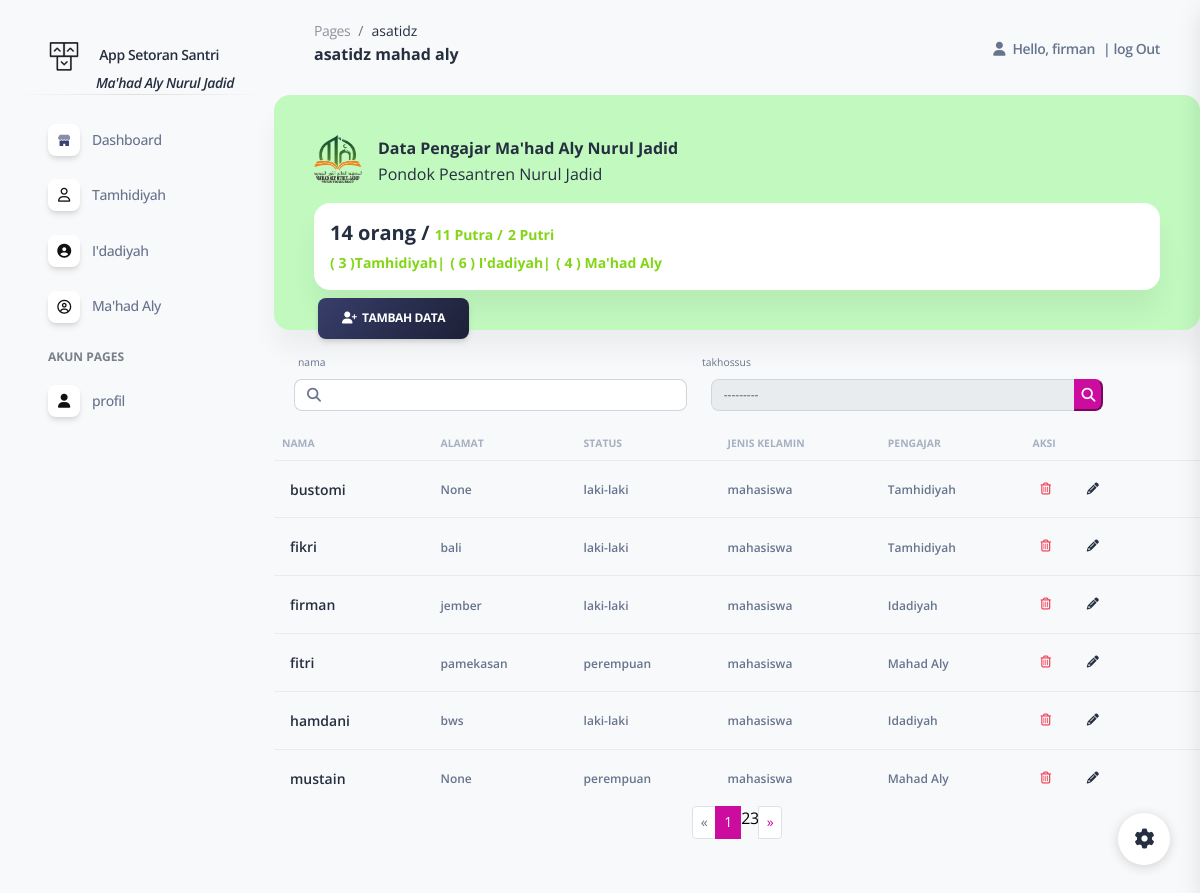
Screenshot of /asatidz (signed in) with the database file from the repository.
### appstor/models.py (models this page shows, shortened)
class Asatidz(models.Model):
    jenis={
        ('laki-laki','laki-laki'),
        ('perempuan','perempuan')
     }
    statusp={
        ('siswa','siswa'),
        ('mahasiswa','mahasiswa'),
        ('salaf','salaf')
     }
    marhalah={
        ('Tamhidiyah','Tamhidiyah'),
        ('Idadiyah','Idadiyah'),
        ('Mahad Aly','Mahad Aly'),
     }
    jns={
        ('nubzah','nubzah'),
        ('fathul qorib','fathul qorib'),
        ('fathul muin','fathul muin'),
        ('faroid','faroid'),
        ('arudl','arudl'),
        ('mantiq','mantiq'),
        ('balaghoh','balaghoh'),
        ('qowaid fiqh','qowaid fiqh'),
        ('usul fiqh','usul fiqh'),
     }
    user = models.OneToOneField(User, null=True, on_delete=models.CASCADE)
    nama = models.CharField(max_length=200, blank=False, null=True)
    alamat = models.CharField( max_length=200, blank=True, null=True)
    status = models.CharField(choices=statusp, max_length=200, blank=True, null=True)
    jk = models.CharField(choices=jenis, max_length=20, blank=True, null=True)
    marhalah= models.CharField(choices=marhalah, max_length=30, blank=True, null=True)
    profile_pic = models.ImageField(default='fotokosong.png', blank=True)

### appstor/views.py (the view)
@login_required(login_url='login')
def asatidz(request):
    list_sn = Asatidz.objects.order_by('nama')
    filter_ustad = UstadFilter(request.GET, queryset=list_sn)
    list_sn =filter_ustad.qs
    filters = list_sn.count()
    filterp = list_sn.filter(jk ='perempuan').count()
    filterl = list_sn.filter(jk ='laki-laki').count()
    filtert = list_sn.filter(marhalah ='Tamhidiyah').count()
    filteri = list_sn.filter(marhalah ='Idadiyah').count()
    filterm = list_sn.filter(marhalah ='Mahad Aly').count()
    halaman_tampil = Paginator(list_sn, 6)
    halaman_url = request.GET.get('halaman',1)
    halaman_order = halaman_tampil.get_page(halaman_url)
    if halaman_order.has_previous():
         url_previous = f'?halaman={halaman_order.previous_page_number()}'
    else:
         url_previous = ''
    if halaman_order.has_next():
         url_next = f'?halaman={halaman_order.next_page_number()}'
    else:
         url_next = ''
    context = {
        'judul' : 'asatidz mahad aly',
        'menu': 'asatidz',
        'page': 'asatidz',
        'filter_data_ustad': filter_ustad,
        'halaman_order_custumer':halaman_order,
        'previous' : url_previous,
        'next' : url_next,
        'sn': filters,
        'tm': filtert,
        'id': filteri,
        'ma': filterm,
        'l': filterl,
        'p': filterp,
    }
    return render(request, 'data/asatidz.html', context)

### appstor/templates/data/asatidz.html (shortened to what this page needs)
{% extends "data/main.html" %}
{% block content %}
{% load widget_tweaks %}
{% load static %}
<div class="col-12">
    <div class="card mb-2 " style="background-color:rgb(193, 249, 191);">
        <div class="card-header bg-transparent my-3 mx-3 justify-content-end position-relative badge-colors:#ff0000;">
            <div>
                <img src="{% static 'img/logo mahad aly.png'%}" class="avatar avatar  me-4 position-absolute ">
            </div>
            <div class="mx-6 ">
                <h6 class="font-weight-bolder my-0 ">Data Pengajar Ma'had Aly Nurul Jadid</h6>
                <h6 class="font-weight-normal my-0 ">Pondok Pesantren Nurul Jadid</h6>
            </div>
            <div class="col-xl-0 col-sm-0 mb-xl-0 mt-3 mb-4">
                <div class="card">
                  <div class="card-body p-3">
                    <div class="row">
                      <div class="col-8">
                        <div class="numbers">
                            <h5 class="font-weight-bolder mb-0">
                                {{ sn }} orang /
                                <span class="text-success text-sm font-weight-bolder">{{ l }} Putra /</span>
                                <span class="text-success text-sm font-weight-bolder">{{ p }} Putri</span>
                            </h5>
                            <div>
                                <h5 class="font-weight-bolder mb-0">
                                    <span class="text-success text-sm font-weight-bolder">( {{ tm }} )Tamhidiyah|</span>
                                    <span class="text-success text-sm font-weight-bolder">( {{ id }} ) I'dadiyah|</span>
                                    <span class="text-success text-sm font-weight-bolder">( {{ ma }} ) Ma'had Aly</span>
                                </h5>
                            </div>
                        </div>
                      </div>
                    </div>
                  </div>
                </div>
              </div>
              <div class="position-absolute bg-cover top-  ms-3 mb-2 mt-2 mx-20 ">
                <div class="row">
                    <a class="btn bg-gradient-dark mb-0" href="{% url 'tbasatidz' %}"><i
                            class="fa fa-user-plus"></i>&nbsp;&nbsp;tambah data </a>
                </div>
            </div>
        </div>
    </div>
    <div class="row  text-xxs mt-4 ms-4 w-90 ">
        nama
        <div class="col input-group " style="width: 10;" aria-placeholder="cari nama">
        </div>
        takhossus
        <div class="col ms-1 ">
        </div>
    </div>
    <form method="get">
        <div class="row  text-sm mt-2 ms-2 w-90 ">
            <div class="col input-group " style="width: 100;" aria-placeholder="cari nama">
                <span class="input-group-text text-body"><i class="fas fa-search" aria-hidden="true"
                        aria-placeholder="nama"></i></span>
                {{ filter_data_ustad.form.nama | add_class:"form-control form-control-sm"}}
            </div>
            <div class="col input-group " style="width: 100;" aria-placeholder="cari nama">
                {{ filter_data_ustad.form.marhalah | add_class:"form-control form-control-sm"}}
                <button class="fa fa-search background-color  btn-primary disabled border-radius-md"> </button>
            </div>
        </div>
    </form>
    <div class="card-body px-0 pt-0 pb-2 my-3">
        <div class="table-responsive p-0">
            <table class="table align-items-center justify-content-center mb-0">
                <thead>
                    <tr>
                        <td class="text-uppercase text-secondary text-xxs font-weight-bolder opacity-7 ps-2">
                            Nama</td>
                        <td class="text-uppercase text-secondary text-xxs font-weight-bolder opacity-7 ps-2">
                            alamat</td>
                        <td class="text-uppercase text-secondary text-xxs font-weight-bolder  opacity-7 me-sm-1 ps-2">
                            status</td>
                        <td class="text-uppercase text-secondary text-xxs font-weight-bolder  opacity-7 me-sm-1 ps-2">
                            Jenis kelamin</td>
                        <td class="text-uppercase text-secondary text-xxs font-weight-bolder  opacity-7  ps-2">
                            Pengajar</td>
                        <td class="text-uppercase text-secondary text-xxs font-weight-bolder  opacity-7 ps-2">
                            aksi</td>
                    </tr>
                </thead>
                <tbody>
                    {% for datanubzah in halaman_order_custumer.object_list %}
                    <tr>
                        <td>
                            <div class="d-flex px-2">
                                <div class="my-auto">
                                    <h6 class="mb-0 text-sm"> {{ datanubzah.nama }}</h6>
                                </div>
                            </div>
                        </td>
                        <td>
                            <span class="text-xs font-weight-bold"> {{ datanubzah.alamat }}</span>
                        </td>
                        <td>
                            <span class="text-xs font-weight-bold"> {{ datanubzah.jk }}</span>
                        </td>
                        <td>
                            <span class="text-xs font-weight-bold"> {{ datanubzah.status }}</span>
                        </td>
                        <td>
                            <span class="text-xs font-weight-bold"> {{ datanubzah.marhalah }}</span>
                        </td>
                        <td class="align-items-center me-sm-0 ps-0">
                                <a class="btn btn-link text-danger text-gradient px-3 mb-0" href="{% url 'delete_asatidz' datanubzah.id %}"><i
                                        class="far fa-trash-alt me-0 " aria-hidden="true"> </i></a>
                                <a class="btn btn-link text-dark px-3 mb-0" href="{% url 'update_asatidz' datanubzah.id %}"><i
                                        class="fas fa-pencil-alt text-dark me-1" aria-hidden="true"></i></a>
                        </td>
                    </tr>
                    </tr>{% endfor %}
                </tbody>
            </table>
            <nav aria-label="Page navigation">
                <ul class="pagination pagination-sm  justify-content-center">
                    <li class="page-item {% if not previous %} disabled {% endif %}">
                        <a class="page-link" href="{{ previous }}" aria-label="Previous">
                            <span aria-hidden="true">&laquo;</span>
                        </a>
                    </li>
                    {% for n in halaman_order_custumer.paginator.page_range %}
                      {% if halaman_order_custumer.number == n %}
                        <li class="page-item active" aria>
                            <span class="page-link">
                                {{ n }}
                             </span>
                        </li>
                   {% elif n > halaman_order_custumer.number|add:-3 and n < halaman_order_custumer.number|add:3 %}
                    <li class="page-item"><a class="pagelink" href="?halaman={{ n }}">{{ n }}</a></li>
                         {% endif %}
                   {% endfor %}
                   <li class="page-item {% if not next %} disabled {% endif %}">
                        <a class="page-link" href="{{ next }}"aria-label="Next">
                            <span aria-hidden="true">&raquo;</span>
                        </a>
                    </li>
                </ul>
            </nav>
        </div>
    </div>
</div>
{% endblock content %}

### appstor/templates/data/navbar.html (shortened to what this page needs)
{% load static %}
<!DOCTYPE html>
<html lang="en">
    <nav class="navbar navbar-main navbar-expand-lg px-0 mx-4 shadow-none border-radius-xl" id="navbarBlur" navbar-scroll="true">
        <div class="container-fluid py-1 px-3">
          <nav aria-label="breadcrumb">
            <ol class="breadcrumb bg-transparent mb-0 pb-0 pt-1 px-0 me-sm-6 me-5">
              <li class="breadcrumb-item text-sm"><a class="opacity-5 text-dark" href="javascript:;">Pages</a></li>
              <li class="breadcrumb-item text-sm text-dark active" aria-current="page">{{ page}}</li>
            </ol>
            <h6 class="font-weight-bolder mb-lg-3">{{ judul }}</h6>
          </nav>
          <div class="collapse navbar-collapse mt-sm-0 mt-2 me-md-0 me-sm-4" id="navbar">
            <ul class="navbar-nav  justify-content-end">
                <li class="nav-item d-flex align-items-center">
                    <a href="javascript:;" class="nav-link text-body font-weight-bold px-0">
                        <i class="fa fa-user me-sm-1"></i>
                        <span class="me-2 d-sm-inline d-none">Hello, {{ request.user }}</span>
                    </a>
                </li>
                {% if user.is_authenticated %}
                <li class="nav-item  d-flex align-items-center">
                    <a href="{% url 'logout' %}" class="nav-link text-body font-weight-bold px-0">
                    |
                        <span class="d-sm-inline M17 d-none">log Out</span>
                    </a>
                </li>
                {% endif %}
            </ul>
        </div>
    </div>
</nav>
</html>

### rows the page displays
Asatidz: nama "bustomi", alamat "None", jk "laki-laki", status "mahasiswa", marhalah "Tamhidiyah"
Asatidz: nama "fikri", alamat "bali", jk "laki-laki", status "mahasiswa", marhalah "Tamhidiyah"
Asatidz: nama "firman", alamat "jember", jk "laki-laki", status "mahasiswa", marhalah "Idadiyah"
Asatidz: nama "fitri", alamat "pamekasan", jk "perempuan", status "mahasiswa", marhalah "Mahad Aly"
Asatidz: nama "hamdani", alamat "bws", jk "laki-laki", status "mahasiswa", marhalah "Idadiyah"
Asatidz: nama "mustain", alamat "None", jk "perempuan", status "mahasiswa", marhalah "Mahad Aly"

### other values shown
{{ page }} "asatidz"
{{ judul }} "asatidz mahad aly"
{{ request.user }} "firman"
{{ sn }} "14"
{{ l }} "11"
{{ p }} "2"
{{ tm }} "3"
{{ id }} "6"
{{ ma }} "4"
{{ n }} "1"
{{ n }} "2" "3"
